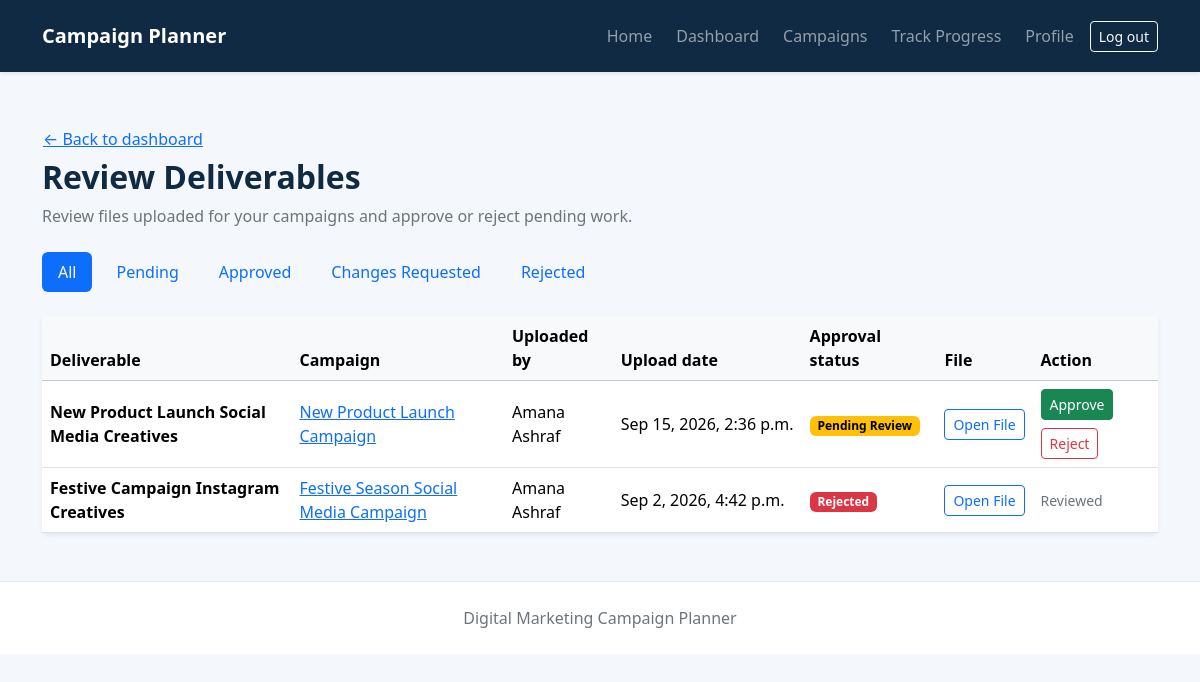
The page /client/deliverables/ (signed in) on the database its author committed.
### campaigns/models.py (models this page shows, shortened)
class Deliverable(models.Model):
    class ApprovalStatus(models.TextChoices):
        PENDING = "pending", "Pending Review"
        APPROVED = "approved", "Approved"
        REJECTED = "rejected", "Rejected"
        CHANGES_REQUESTED = "changes_requested", "Changes Requested"
    campaign = models.ForeignKey(
        Campaign,
        on_delete=models.CASCADE,
        related_name="deliverables",
    )
    uploaded_by = models.ForeignKey(
        EmployeeProfile,
        on_delete=models.CASCADE,
        related_name="uploaded_deliverables",
    )
    title = models.CharField(max_length=200)
    description = models.TextField(blank=True)
    uploaded_file = models.FileField(
        upload_to="deliverables/%Y/%m/%d/",
        validators=[FileExtensionValidator(["pdf", "docx", "jpg", "jpeg", "png"])],
    )
    approval_status = models.CharField(
        max_length=20,
        choices=ApprovalStatus.choices,
        default=ApprovalStatus.PENDING,
    )
    uploaded_at = models.DateTimeField(auto_now_add=True)
    original = models.ForeignKey(
        "self", on_delete=models.PROTECT, related_name="revisions", null=True, blank=True,
    )
    version = models.PositiveIntegerField(default=1)
    objects = DeliverableQuerySet.as_manager()
    class Meta:
        ordering = ("-uploaded_at",)
        constraints = [
            models.UniqueConstraint(fields=("original", "version"), name="unique_deliverable_revision"),
            models.CheckConstraint(
                condition=models.Q(original__isnull=True, version=1) |
                          models.Q(original__isnull=False, version__gte=2),
                name="deliverable_version_shape",
            ),
        ]

class Campaign(models.Model):
    class Status(models.TextChoices):
        PENDING = "pending", "Pending"
        APPROVED = "approved", "Approved"
        REJECTED = "rejected", "Rejected"
        IN_PROGRESS = "in_progress", "In Progress"
        COMPLETED = "completed", "Completed"
    client = models.ForeignKey(
        settings.AUTH_USER_MODEL,
        on_delete=models.CASCADE,
        related_name="campaigns",
    )
    name = models.CharField(max_length=200)
    description = models.TextField()
    campaign_type = models.CharField(max_length=100, blank=True)
    product_service_name = models.CharField("Product / Service Name", max_length=255, blank=True)
    target_audience = models.CharField(max_length=255, blank=True)
    platforms = models.CharField(max_length=255, blank=True)
    campaign_goal = models.TextField(blank=True)
    budget = models.DecimalField(max_digits=12, decimal_places=2, null=True, blank=True)
    start_date = models.DateField(null=True, blank=True)
    end_date = models.DateField(null=True, blank=True)
    assigned_employee = models.ForeignKey(
        EmployeeProfile,
        on_delete=models.SET_NULL,
        related_name="assigned_campaigns",
        null=True,
        blank=True,
    )
    progress_percentage = models.PositiveSmallIntegerField(
        default=0,
        validators=(MinValueValidator(0), MaxValueValidator(100)),
    )
    status = models.CharField(
        max_length=20,
        choices=Status.choices,
        default=Status.PENDING,
    )
    created_at = models.DateTimeField(auto_now_add=True)
    updated_at = models.DateTimeField(auto_now=True)
    is_archived = models.BooleanField(default=False)
    class Meta:
        ordering = ("-created_at",)

class EmployeeProfile(models.Model):
    user = models.OneToOneField(
        settings.AUTH_USER_MODEL,
        on_delete=models.CASCADE,
        related_name="employee_profile",
    )
    job_title = models.CharField(max_length=100, blank=True)
    phone = models.CharField(max_length=30, blank=True)
    def __str__(self):
        return self.user.get_full_name() or self.user.username

### campaigns/views.py (the view)
# urls.py: path('client/deliverables/', views.client_deliverables, name='client_deliverables'),
@client_required
@require_GET
def client_deliverables(request):
    status = _deliverable_filter(request.GET.get("status"))
    deliverables = Deliverable.objects.with_current_version().filter(campaign__client=request.user).select_related(
        "campaign", "uploaded_by__user",
    )
    if status != "all":
        deliverables = deliverables.filter(approval_status=status)
    return render(request, "campaigns/client_deliverables.html", {
        "deliverables": deliverables,
        "selected_status": status,
        "status_filters": (("all", "All"), ("pending", "Pending"),
                           ("approved", "Approved"), ("changes_requested", "Changes Requested"),
                           ("rejected", "Rejected")),
    })

### campaigns/models.py (called while the page is built)
    def with_current_version(self):
        newer_versions = self.model.objects.filter(
            campaign_id=models.OuterRef("campaign_id"), version__gt=models.OuterRef("version"),
        ).filter(models.Q(original_id=models.OuterRef("pk")) |
                 models.Q(original_id=models.OuterRef("original_id")))
        return self.annotate(has_newer_version=models.Exists(newer_versions))

### campaigns/views.py (called while the page is built)
def is_client(user):
    return (
        user.is_authenticated
        and not user.is_staff
        and not user.is_superuser
        and not hasattr(user, "employee_profile")
    )

def _deliverable_filter(value):
    return value if value in Deliverable.ApprovalStatus.values else "all"

### .dist/final-controlled-enhancement/source-before/campaigns/templates/campaigns/client_deliverables.html (shortened to what this page needs)
{% extends 'campaigns/base.html' %}
{% block content %}
<main class="py-5">
    <div class="container">
        <a class="btn btn-link px-0" href="{% url 'client_dashboard' %}">&larr; Back to dashboard</a>
        <h1 class="h2 fw-bold">Review Deliverables</h1>
        <p class="text-secondary mb-4">Review files uploaded for your campaigns and approve or reject pending work.</p>
        <ul class="nav nav-pills flex-wrap gap-2 mb-4" aria-label="Filter deliverables by approval status">
            {% for value, label in status_filters %}
                <li class="nav-item"><a class="nav-link{% if selected_status == value %} active{% endif %}"{% if selected_status == value %} aria-current="page"{% endif %} href="{% url 'client_deliverables' %}{% if value != 'all' %}?status={{ value }}{% endif %}">{{ label }}</a></li>
            {% endfor %}
        </ul>
        <div class="card border-0 shadow-sm">
            <div class="table-responsive">
                <table class="table table-hover align-middle mb-0">
                    <thead class="table-light"><tr><th scope="col">Deliverable</th><th scope="col">Campaign</th><th scope="col">Uploaded by</th><th scope="col">Upload date</th><th scope="col">Approval status</th><th scope="col">File</th><th scope="col">Action</th></tr></thead>
                    <tbody>
                        {% for deliverable in deliverables %}
                            <tr>
                                <th scope="row" class="fw-semibold text-break">{{ deliverable.title }}</th>
                                <td class="text-break"><a href="{% url 'client_campaign_detail' deliverable.campaign_id %}">{{ deliverable.campaign.name }}</a></td>
                                <td>{{ deliverable.uploaded_by }}</td>
                                <td class="text-nowrap">{{ deliverable.uploaded_at|date:"M j, Y, P" }}</td>
                                <td>{% if deliverable.approval_status == 'approved' %}<span class="badge text-bg-success">Approved</span>{% else %}{% include 'campaigns/includes/status_badge.html' with status=deliverable.approval_status label=deliverable.get_approval_status_display only %}{% endif %}</td>
                                <td>{% if deliverable.uploaded_file %}<a class="btn btn-sm btn-outline-primary text-nowrap" href="{{ deliverable.uploaded_file.url }}" target="_blank" rel="noopener noreferrer" aria-label="Open file: {{ deliverable.title }}">Open File</a>{% else %}<span class="text-secondary">No file available</span>{% endif %}</td>
                                <td>
                                    {% if deliverable.approval_status == 'pending' %}
                                        <div class="d-flex flex-wrap gap-2">
                                            <form method="post" action="{% url 'client_deliverable_decision' deliverable.campaign_id deliverable.id 'approve' %}">
                                                <button class="btn btn-sm btn-success" type="submit" aria-label="Approve {{ deliverable.title }}">Approve</button>
                                            </form>
                                            <form method="post" action="{% url 'client_deliverable_decision' deliverable.campaign_id deliverable.id 'reject' %}">
                                                <button class="btn btn-sm btn-outline-danger" type="submit" aria-label="Reject {{ deliverable.title }}">Reject</button>
                                            </form>
                                        </div>
                                    {% else %}<span class="text-secondary small">Reviewed</span>{% endif %}
                                </td>
                            </tr>
                        {% empty %}
                            <tr><td colspan="7" class="text-center text-secondary py-5">No deliverables available for review.{% if selected_status != 'all' %}<a class="d-block mt-2" href="{% url 'client_deliverables' %}">View all deliverables</a>{% endif %}</td></tr>
                        {% endfor %}
                    </tbody>
                </table>
            </div>
        </div>
    </div>
</main>
{% endblock %}

### .dist/final-controlled-enhancement/source-before/campaigns/templates/campaigns/includes/status_badge.html
<span class="badge {% if status == 'completed' %}text-bg-success{% elif status == 'approved' %}text-bg-primary{% elif status == 'in_progress' %}text-bg-info{% elif status == 'rejected' %}text-bg-danger{% elif status == 'pending' %}text-bg-warning{% else %}text-bg-secondary{% endif %} {{ extra_classes }}">{{ label }}</span>

### campaigns/static/campaigns/css/home.css (style rules this page uses)
:root { --brand-dark: #102a43; --brand-primary: #2563eb; --brand-accent: #22c55e; --page-background: #f4f7fb; }
body { background: var(--page-background); color: var(--brand-dark); font-family: system-ui, -apple-system, "Segoe UI", sans-serif; }

### rows shown on the page
Deliverable: title "New Product Launch Social Media Creatives", campaign.name "New Product Launch Campaign", uploaded_by "Amana Ashraf", uploaded_at "Sep 15, 2026, 2:36 p.m.", label "Pending Review"
Deliverable: title "Festive Campaign Instagram Creatives", campaign.name "Festive Season Social Media Campaign", uploaded_by "Amana Ashraf", uploaded_at "Sep 2, 2026, 4:42 p.m.", approval_status "Rejected", shows "Reviewed"

### other values the page prints
{{ label }} "All" "Pending" "Approved" "Changes Requested" "Rejected"
